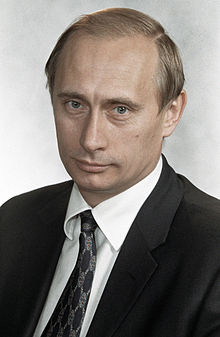
//> input picture lab1 (Art)/build/Debug/vova.jpg, 220 x 337 px
$ ./main   (built with g++ and OpenCV 4)
//> lines starting //> are read from the running program, lines starting //| are printed output that depends on the picture; after the words box and inside, x2 and y2 are one past the last pixel; in counts of white or black regions, pixels touching at a corner belong together
### lab1 (Art)/Black-white(lab1)/src/graytobin.cpp
//
//  graytobin.cpp
//  Black-white(lab1)
//
//  Created by артем on 03.03.17.
//  Copyright © 2017 артем. All rights reserved.
//

#include <stdio.h>

// init arr
void initHistArr(uint *_histArr){
    for (int i =0; i<256; i++) {
        *(_histArr + i) = 0;
    }
}
//////////////////////////////////////////////////////////////////////////////////////////
void fillArrayWithValuesFromGI(uint *_histArr ,Mat _grayScaleImageMatrix){
    Mat_<uchar> grayScaleImageMatrixPtr = _grayScaleImageMatrix;
    for (int i =0; i<_grayScaleImageMatrix.rows; i++) {
        for (int j = 0; j < _grayScaleImageMatrix.cols; j++) {
            *(_histArr+grayScaleImageMatrixPtr(i,j))+=1;
        }
    }
}
//////////////////////////////////////////////////////////////////////////////////////////
// [5 lines left out: function printHistArray, not called in this run]
//////////////////////////////////////////////////////////////////////////////////////////
uint findMinValueInHistArrayAndFixIndex(uint *_histArr,uint *_ptrToTheFlagVariable) {
    uint tempMin = *(_histArr);
    for (int i =0; i<256; i++) {
        if (*(_histArr+i) <= tempMin ) {
            tempMin = *(_histArr+i);
            *(_ptrToTheFlagVariable) = i;
        }

    }
    return tempMin;
}
//////////////////////////////////////////////////////////////////////////////////////////
uint findMaxValueInHistArrayAndFixIndex(uint* _histArr,uint *_ptrToTheFlagVariable) {
    uint tempMax = *(_histArr);
    for (int i =0; i<256; i++) {
        if (*(_histArr+i) > tempMax ) {
            tempMax = *(_histArr+i);
            *(_ptrToTheFlagVariable) = i;
        }

    }
    return tempMax;
}
//////////////////////////////////////////////////////////////////////////////////////////
//leave this for the sufferings when you  will think that your english is good
// find max distance from line that connecting 2 points to some point from the set
//ushort findMaxDistanceFromLineToSomePoint(int _firstPoint,int _secondPoint,uint *_histArr) {
//    double maxDistance = 0;
//    int barrierObtainedByTheMethodOfTheTriangle = -1;
//    double tempValue = -1  ;
//    double numerator = -1 ,denominator = -1 ;
//    double fis,ses,ths,fos;
//    double sum;
//    for (int i = 0; i < _secondPoint - _firstPoint; i++) {
//        //числитель - numerator
//        //знаменатель - denomirator
//
//
//        fis = (double(_firstPoint + i) / double(_secondPoint - _firstPoint));
//        ses = -(double (*(_histArr+_firstPoint+i)) / double(*(_histArr+_secondPoint) - *(_histArr+_firstPoint) ));
//        ths = -(double(_firstPoint) / double(_secondPoint-_firstPoint));
//        fos = (double(*(_histArr+_firstPoint)) / double(*(_histArr+_secondPoint) - *(_histArr + _firstPoint) ));
//
//        sum =abs(fis+ses+ths+fos);
//        denominator = sqrt(
//                           (1 / double(pow(_secondPoint - _firstPoint, 2) )) +
//                           (1 / double(pow((*(_histArr + _secondPoint)) - *(_histArr + _firstPoint),2) ))
//                           );
////        std::cout << denominator <<" - den" << std::endl;
////        std::cout << sum <<" - sum" << std::endl;
////        std::cout<< denominator / sum << std::endl << std::endl;
//        tempValue =
//        abs(
//            (double(_firstPoint + i) / double(_secondPoint - _firstPoint)) -
//            (double (*(_histArr + _firstPoint + i)) / double(*(_histArr+_secondPoint) - *(_histArr+_firstPoint) )) -
//            (double(_firstPoint) / double(_secondPoint-_firstPoint)) +
//            (double(*(_histArr+_firstPoint)) / double(*(_histArr+_secondPoint) - *(_histArr + _firstPoint) ))
//            )  /
//        sqrt(
//             (1 / double(pow(_secondPoint - _firstPoint, 2) )) +
//             (1 / double(pow((*(_histArr + _secondPoint)) - *(_histArr + _firstPoint),2) ))
//             );
////       std::cout << tempValue << " - tempvalue"<<std::endl;
//
//        if (  tempValue > maxDistance ){
//            maxDistance = tempValue;
//            barrierObtainedByTheMethodOfTheTriangle = _firstPoint + i ;
////            std::cout << maxDistance<<std::endl;
//        }
//
//        if (tempValue == -1) {
////            std::cout<<"ERROR IN THE MATH" <<std::endl;
//        }
//    }
//    return barrierObtainedByTheMethodOfTheTriangle;
//}
//////////////////////////////////////////////////////////////////////////////////////////
int checkCorrect(int _value,int min,int max){
    if ( (_value <= max) && (_value >= min) ) {
        return true;
    }
    else return false;
}
//////////////////////////////////////////////////////////////////////////////////////////
void ConvertImageToBinaryWithBarrier(Mat_<uchar> _imagePtr,int _barrier ) {
    for (int i  = 0 ; i < _imagePtr.rows; i++) {
        for (int j = 0 ; j < _imagePtr.cols; j++) {
            if (_imagePtr(i,j) > _barrier) {
                _imagePtr(i,j)= 255;
            }else {
                _imagePtr(i,j)= 0;
            }
        }
    }
}

//////////////////////////////////////////////////////////////////////////////////////////
void compareTwoMat(const Mat firstMat, const Mat secondMat) {
    Mat differenceImage = firstMat.clone();
    for (int i = 0; i < differenceImage.rows; i++) {
        for (int j = 0; j < differenceImage.cols; j++) {
            if (firstMat.at<Vec3b>(i, j) != secondMat.at<cv::Vec3b>(i, j)) {
                differenceImage.at<cv::Vec3b>(i, j) = Vec3b(255, 0, 0);
            } else {
                differenceImage.at<cv::Vec3b>(i, j) = firstMat.at<cv::Vec3b>(i, j);
            }
        }
    }

    imshow("Image difference", differenceImage);
}

//////////////////////////////////////////////////////////////////////////////////////////

ushort findBarrierByTriangeMethod(const int _leftPoint,const int _rightPoint, const uint * _matArr ) {
    uint desiredBarrier = _leftPoint;
    //add some aliases for more easily "for"
    double valueInTheLeftPoint = *(_matArr + _leftPoint);
    double valueInTheRightPoint = *(_matArr + _rightPoint);
    double valueInThePointFromTheSection = _leftPoint;
    double maxDistance = 0, tempDistance = 0;
    //add new double variables for a accurate calc
    double leftPoint = _leftPoint, rightPoint = _rightPoint;
    //under this line you can see some from hell
    //if you want to understand this you must read formula of line by two points
    //and formula of distance from the point to the line and combine them
    for (int i = _leftPoint ; i <= _rightPoint; i++) {
        valueInThePointFromTheSection = *(_matArr + i);
        tempDistance =
            abs(
                (1 / (rightPoint - leftPoint) ) * i +
                (-1 / (valueInTheRightPoint - valueInTheLeftPoint) * valueInThePointFromTheSection) +
                valueInTheLeftPoint / (valueInTheRightPoint - valueInTheLeftPoint) -
                leftPoint / ( rightPoint - leftPoint)
            ) /
            sqrt(
                1 / (pow(rightPoint - leftPoint, 2)) +
                1 / (pow(valueInTheRightPoint - valueInTheLeftPoint, 2) )
            );

        if (tempDistance > maxDistance) {
            maxDistance = tempDistance;
            desiredBarrier = i;
        }
    }
    // if you need to some debug and show intermediate values then move cout in if scope
    std::cout <<"new barrier is - " << desiredBarrier << " distance to him = " << tempDistance << std::endl;
    return desiredBarrier;
}

### lab1 (Art)/Black-white(lab1)/src/rgbtogray.cpp
//
//  rgbtogray.cpp
//  Black-white(lab1)
//
//  Created by артем on 03.03.17.
//  Copyright © 2017 артем. All rights reserved.
//

#include <stdio.h>
#include <opencv2/highgui.hpp>

using namespace cv;

// [16 lines left out: function method_3, not called in this run]

Mat intensity(Mat& img) {
    Mat result = img.clone();

    for (int i = 0; i < img.rows; i++)
        for (int j = 0; j < img.cols; j++) {
            Vec3b color = img.at<Vec3b>(i, j);

            double blue = 0.11 * color.val[0];
            double green = 0.53 * color.val[1];
            double red = 0.36 * color.val[2];

            result.at<Vec3b>(i, j) = Vec3b(blue + green + red, blue + green + red, blue + green + red);
        }

    return result;
}

### lab1 (Art)/Black-white(lab1)/src/hist.cpp
//
//  hist.cpp
//  Black-white(lab1)
//
//  Created by артем on 03.03.17.
//  Copyright © 2017 артем. All rights reserved.
//


#include <opencv2/highgui.hpp>
#include "opencv2/imgproc.hpp"

using namespace cv;

Mat getNewHistWihtParam(uint *_arrayPtr,uint _sizeOfArray,uint _maxValueInArray,int _param) {
    //create zero mat
    uint maxValueInArray = _maxValueInArray / _param;
    Mat myHist = Mat::zeros(maxValueInArray,_sizeOfArray,CV_8U);
    //fill mat
    for (int i = 0; i < 255; i++) {
        for (int j = 0; j < *(_arrayPtr + i); j += _param) {
            myHist.at<uchar>(maxValueInArray - j / _param , i) = 255;
        }
    }
    return myHist;

}

### lab1 (Art)/Black-white(lab1)/main.cpp
//
//  rgbtogray.cpp
//  Black-white(lab1)
//
//  Created by артем on 03.03.17.
//  Copyright © 2017 артем. All rights reserved.
//
//Some describe
//GI - gray image
//Arr - array
#include "opencv2/core/core.hpp"
#include "opencv2/highgui/highgui.hpp"
#include "opencv2/imgproc/imgproc.hpp"
#include "iostream"
#include "src/hist.cpp"
#include "src/rgbtogray.cpp"
#include "src/graytobin.cpp"

using namespace cv;
using namespace std;

int main( )
{
    Mat img = imread("/Users/ryabinin_k/Desktop/Learning/Обработка изображений/lab1 (Art)/build/Debug/vova.jpg");
//> img is the input picture: 337 rows x 220 cols, CV_8UC3; mean B, G, R 117, 122.1, 128.2
    if(! img.data ) {
        cout <<  "Could not open or find the image" << std::endl ;
        return -1;
    }
    Mat erlangNoise = imread("example.jpg");
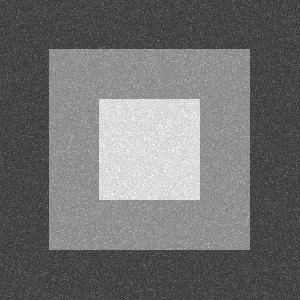
//> input picture lab1 (Art)/build/Debug/example.jpg, 300 x 300 px
//> erlangNoise is the input picture: 300 rows x 300 cols, CV_8UC3; min 51, max 255, mean 112.2
    // rgb to gray scale
    Mat grayImg = intensity(img);
    Mat_<uchar> GrayPtr = grayImg;
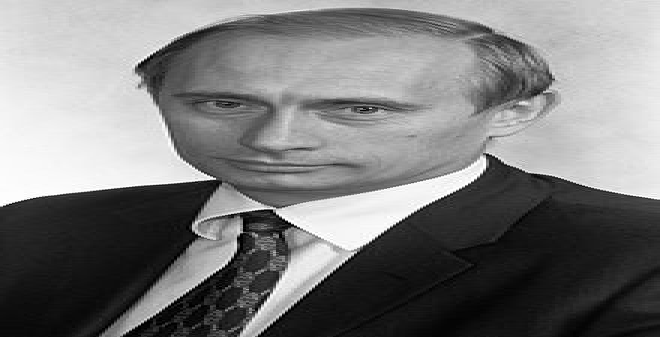
//> GrayPtr: 337 rows x 660 cols, CV_8UC1; min 0, max 255, mean 123.4
    // declarate arr
    uint *histArr = new uint[256];
    uint *histArrOfErlangPic = new uint[256];
    // init arr and filling from gray image
    initHistArr(histArr);
    initHistArr(histArrOfErlangPic);
    fillArrayWithValuesFromGI(histArr, grayImg);
    fillArrayWithValuesFromGI(histArrOfErlangPic, erlangNoise);
//> in fillArrayWithValuesFromGI (call 2), `Mat_<uchar> grayScaleImageMatrixPtr = _grayScaleImageMatrix;`:
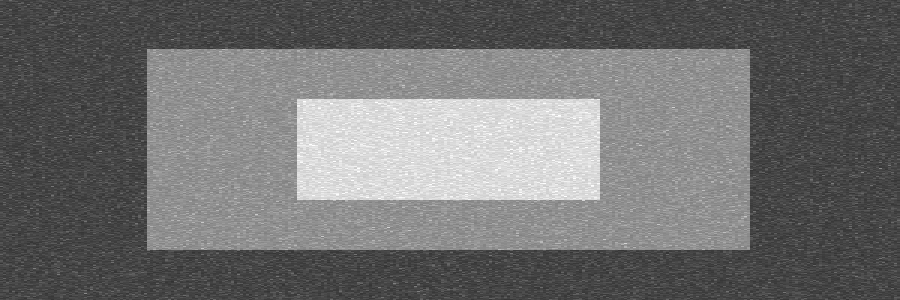
//> grayScaleImageMatrixPtr: 300 rows x 900 cols, CV_8UC1; min 51, max 255, mean 112.2
    //imshow("erlang noise", erlangNoise);

    // the declaration of the flags of the describing min an max
    uint leftFlag = 256, rightFlag = 0,tempErlangFlag = 0;
    uint max = findMaxValueInHistArrayAndFixIndex(histArr, &leftFlag);
//> in findMaxValueInHistArrayAndFixIndex, `uint tempMax = *(_histArr);`: tempMax = 273
//> the loop in findMaxValueInHistArrayAndFixIndex, `for (int i =0; i<256; i++)` made 256 passes
//> tempMax on passes 10, 11, 12, 14, 15, 17: 388, 579, 736, 1007, 1059, 1113
//> after the loop in findMaxValueInHistArrayAndFixIndex, `for (int i =0; i<256; i++)`: tempMax = 1113
//> leftFlag = 16; max = 1113
    uint min = findMinValueInHistArrayAndFixIndex(histArr, &rightFlag);
//> in findMinValueInHistArrayAndFixIndex, `uint tempMin = *(_histArr);`: tempMin = 273
//> the loop in findMinValueInHistArrayAndFixIndex, `for (int i =0; i<256; i++)` made 256 passes
//> tempMin on passes 1, 2, 4, 61, 69, 190: 273, 61, 58, 45, 40, 31
//> after the loop in findMinValueInHistArrayAndFixIndex, `for (int i =0; i<256; i++)`: tempMin = 31
//> rightFlag = 189; min = 31
    uint erlangPicMax = findMaxValueInHistArrayAndFixIndex(histArrOfErlangPic, &tempErlangFlag);
//> the loop in findMaxValueInHistArrayAndFixIndex (call 2), `for (int i =0; i<256; i++)` made 256 passes
//> tempMax on passes 52 to 63: 21, 69, 210, 459, 714, 1035, 1167, 1677, 1932, 2112, 2412, 2529
//> tempErlangFlag = 64; erlangPicMax = 2781
    //show max and min values for debug
    cout <<"max value = " << max << " in point - " << leftFlag << endl;
//| max value = 1113 in point - 16
    cout <<"min value = " << min << " in point - " << rightFlag << endl;
//| min value = 31 in point - 189

    // declarate
    ushort barrierObtainedByTheMethodOfTheTriangle = -1;
    ushort SimpleBarrier = (rightFlag+leftFlag)/2;
//> SimpleBarrier = 102

    //find barrier and check him
    barrierObtainedByTheMethodOfTheTriangle = findBarrierByTriangeMethod(leftFlag,rightFlag,histArr);
//> in findBarrierByTriangeMethod, `uint desiredBarrier = _leftPoint;`: desiredBarrier = 16
//> in findBarrierByTriangeMethod, `double valueInTheLeftPoint = *(_matArr + _leftPoint);`: valueInTheLeftPoint = 1113
//> in findBarrierByTriangeMethod, `double valueInTheRightPoint = *(_matArr + _rightPoint);`: valueInTheRightPoint = 31
//> in findBarrierByTriangeMethod, `double valueInThePointFromTheSection = _leftPoint;`: valueInThePointFromTheSection = 16
//> in findBarrierByTriangeMethod, `double leftPoint = _leftPoint, rightPoint = _rightPoint;`: rightPoint = 189
//> the loop in findBarrierByTriangeMethod, `for (int i = _leftPoint ; i <= _rightPoint; i++)` made 174 passes
//> (valueInThePointFromTheSection, tempDistance, maxDistance) on passes 2, 5, 13, 14, 15, 18, 19, 21, 23, 24, 26, 29: (947, 25.22, 25.22), (917, 27, 27), (790, 39.15, 39.15), (779, 39.9, 39.9), (722, 47.91, 47.91), (582, 67.05, 67.05), (558, 69.85, 69.85), (441, 86.35, 86.35), (362, 96.85, 96.85), (264, 111.3, 111.3), (237, 113.6, 113.6), (190, 118.1, 118.1)
//> (valueInThePointFromTheSection, maxDistance) on pass 1: (1113, 7.11e-15)
//> after the loop in findBarrierByTriangeMethod, `for (int i = _leftPoint ; i <= _rightPoint; i++)`: maxDistance = 130.3; desiredBarrier = 51
//| new barrier is - 51 distance to him = 7.11224e-15
//> barrierObtainedByTheMethodOfTheTriangle = 51
    if ( checkCorrect(barrierObtainedByTheMethodOfTheTriangle,0,255)) {
        cout<<barrierObtainedByTheMethodOfTheTriangle<<" - unknownBarrier"<<endl;
//| 51 - unknownBarrier
    }
    else {
        cout<<"Wrong barrier"<<endl;
    }

    //declarate two new matrix like a grayimg mat
    Mat CoolBlackAndWhiteImage,SimpleBlackAndWhiteImage;
    grayImg.copyTo(CoolBlackAndWhiteImage);
    grayImg.copyTo(SimpleBlackAndWhiteImage);
    Mat_<uchar> blackAndWhiteImagePtr = CoolBlackAndWhiteImage;
    Mat_<uchar> SimpleBlackAndWhiteImagePtr = SimpleBlackAndWhiteImage;

    //convert to black and white image by two dif methods
    ConvertImageToBinaryWithBarrier(CoolBlackAndWhiteImage,barrierObtainedByTheMethodOfTheTriangle);
//> after the loop in ConvertImageToBinaryWithBarrier, `for (int i  = 0 ; i < _imagePtr.rows; i++)`:
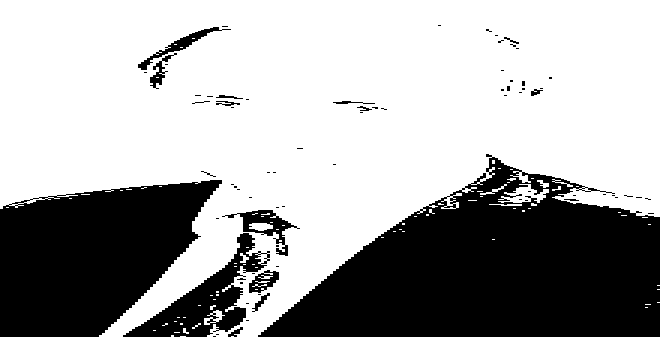
//> _imagePtr: 337 rows x 660 cols, CV_8UC1; 65.6% white; 76 black regions (60 under 20 px), largest, box (x1, y1, x2, y2) and area: (258, 154, 660, 337) 44751, (0, 180, 222, 337) 24135, (123, 233, 270, 337) 4746
//> CoolBlackAndWhiteImage: 337 rows x 220 cols, CV_8UC3; 65.6% white; 76 black regions (65 under 20 px), largest, box (x1, y1, x2, y2) and area: (86, 154, 220, 337) 14917, (0, 180, 74, 337) 8045, (41, 233, 90, 337) 1582
    ConvertImageToBinaryWithBarrier(SimpleBlackAndWhiteImage,SimpleBarrier);
//> after the loop in ConvertImageToBinaryWithBarrier (call 2), `for (int i  = 0 ; i < _imagePtr.rows; i++)`: _imagePtr: 337 rows x 660 cols, CV_8UC1; 55.9% white; 50 black regions (39 under 20 px), largest, box (x1, y1, x2, y2) and area: (258, 153, 660, 337) 47700, (0, 9, 537, 337) 38820, (120, 209, 303, 337) 8640
//> SimpleBlackAndWhiteImage: 337 rows x 220 cols, CV_8UC3; 55.9% white; 50 black regions (44 under 20 px), largest, box (x1, y1, x2, y2) and area: (86, 153, 220, 337) 15900, (0, 9, 179, 337) 12940, (40, 209, 101, 337) 2880, (159, 63, 185, 114) 573, (101, 99, 138, 114) 273, (68, 53, 73, 66) 26

    // show the pixels of the difference in 2 different methods
    compareTwoMat(CoolBlackAndWhiteImage,SimpleBlackAndWhiteImage);
//> after the loop in compareTwoMat, `for (int i = 0; i < differenceImage.rows; i++)`:
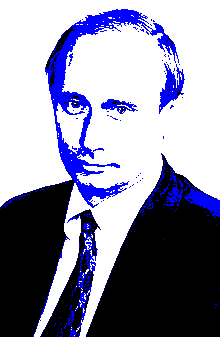
//> differenceImage: 337 rows x 220 cols, CV_8UC3; mean B, G, R 167.3, 142.5, 142.5
    //show histogram
    Mat histOfGrayImg = getNewHistWihtParam(histArr, 256, max,2);
//> in getNewHistWihtParam, `uint maxValueInArray = _maxValueInArray / _param;`: maxValueInArray = 556
//> in getNewHistWihtParam, `Mat myHist = Mat::zeros(maxValueInArray,_sizeOfArray,CV_8U);`: myHist: 556 rows x 256 cols, CV_8UC1; every value is 0
//> after the loop in getNewHistWihtParam, `for (int i = 0; i < 255; i++)`:
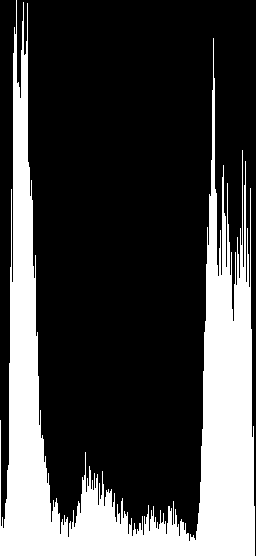
//> myHist: 556 rows x 256 cols, CV_8UC1; 25.9% white; 1 white region, box (x1, y1, x2, y2) and area: (0, 0, 255, 556) 36823
    Mat histOfErlangPic = getNewHistWihtParam(histArrOfErlangPic, 256, erlangPicMax,4);
//> call 2 of getNewHistWihtParam, with _sizeOfArray = 256, _maxValueInArray = 2781, _param = 4
//> in getNewHistWihtParam (call 2), `uint maxValueInArray = _maxValueInArray / _param;`: maxValueInArray = 695
//> in getNewHistWihtParam (call 2), `Mat myHist = Mat::zeros(maxValueInArray,_sizeOfArray,CV_8U);`: myHist: 695 rows x 256 cols, CV_8UC1; every value is 0
//> after the loop in getNewHistWihtParam (call 2), `for (int i = 0; i < 255; i++)`:
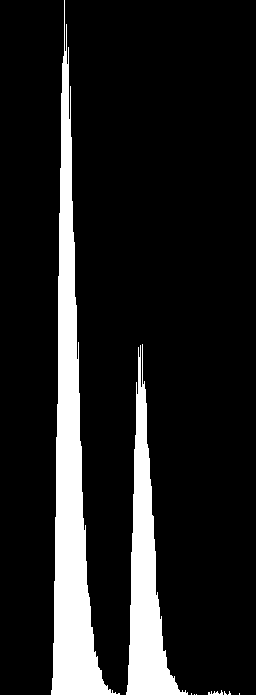
//> myHist: 695 rows x 256 cols, CV_8UC1; 12.6% white; 9 white regions (6 under 20 px), largest, box (x1, y1, x2, y2) and area: (51, 0, 120, 695) 14761, (126, 344, 188, 695) 7564, (208, 690, 223, 695) 40

    //show binary pictures obtained by two methods
    imshow("BawByTriangleMethod", CoolBlackAndWhiteImage);
    imshow("SimpleBaw",SimpleBlackAndWhiteImage);
    imshow("GrayImg hist",histOfGrayImg);
    //imshow("Erlang hist with param",histOfErlangPic);

    waitKey(0);
    return 0;
}
